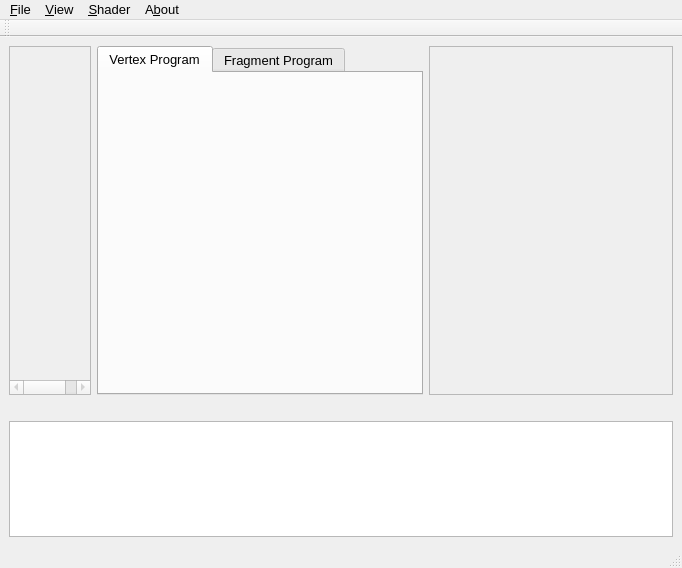
<?xml version="1.0" encoding="UTF-8"?>
<ui version="4.0">
 <class>QRenderOrangGUI</class>
 <widget class="QMainWindow" name="QRenderOrangGUI">
  <property name="geometry">
   <rect>
    <x>0</x>
    <y>0</y>
    <width>682</width>
    <height>568</height>
   </rect>
  </property>
  <property name="font">
   <font>
    <pointsize>10</pointsize>
   </font>
  </property>
  <property name="windowTitle">
   <string>QRenderOrang</string>
  </property>
  <widget class="QWidget" name="centralwidget">
   <layout class="QGridLayout" name="gridLayout">
    <item row="0" column="0">
     <layout class="QVBoxLayout" name="verticalLayout" stretch="3,0,1">
      <item>
       <layout class="QHBoxLayout" name="horizontalLayout" stretch="1,4,3">
        <item>
         <widget class="QTreeWidget" name="treeShaderStruct">
          <property name="enabled">
           <bool>false</bool>
          </property>
          <attribute name="headerVisible">
           <bool>false</bool>
          </attribute>
          <column>
           <property name="text">
            <string notr="true">1</string>
           </property>
          </column>
         </widget>
        </item>
        <item>
         <widget class="QTabWidget" name="tabWidget">
          <property name="currentIndex">
           <number>0</number>
          </property>
          <widget class="QWidget" name="tabEditorVert">
           <attribute name="title">
            <string>Vertex Program</string>
           </attribute>
          </widget>
          <widget class="QWidget" name="tabEditorFrag">
           <attribute name="title">
            <string>Fragment Program</string>
           </attribute>
          </widget>
         </widget>
        </item>
        <item>
         <widget class="QFrame" name="frameGLPreview">
          <property name="frameShape">
           <enum>QFrame::StyledPanel</enum>
          </property>
          <property name="frameShadow">
           <enum>QFrame::Raised</enum>
          </property>
         </widget>
        </item>
       </layout>
      </item>
      <item>
       <spacer name="verticalSpacer">
        <property name="orientation">
         <enum>Qt::Vertical</enum>
        </property>
        <property name="sizeType">
         <enum>QSizePolicy::Preferred</enum>
        </property>
        <property name="sizeHint" stdset="0">
         <size>
          <width>20</width>
          <height>20</height>
         </size>
        </property>
       </spacer>
      </item>
      <item>
       <widget class="QPlainTextEdit" name="textCompileLog">
        <property name="font">
         <font>
          <family>Bitstream Vera Sans Mono</family>
          <pointsize>9</pointsize>
         </font>
        </property>
        <property name="readOnly">
         <bool>true</bool>
        </property>
       </widget>
      </item>
     </layout>
    </item>
   </layout>
  </widget>
  <widget class="QMenuBar" name="menubar">
   <property name="geometry">
    <rect>
     <x>0</x>
     <y>0</y>
     <width>682</width>
     <height>21</height>
    </rect>
   </property>
   <widget class="QMenu" name="menu_File">
    <property name="title">
     <string>&amp;File</string>
    </property>
    <addaction name="action_New"/>
    <addaction name="action_Open"/>
    <addaction name="action_Close"/>
    <addaction name="action_Save"/>
    <addaction name="actionSave_As"/>
    <addaction name="separator"/>
    <addaction name="action_Quit"/>
   </widget>
   <widget class="QMenu" name="menuShader">
    <property name="title">
     <string>&amp;Shader</string>
    </property>
    <addaction name="action_LoadSample"/>
    <addaction name="separator"/>
    <addaction name="action_Compile"/>
   </widget>
   <widget class="QMenu" name="menuA_bout">
    <property name="title">
     <string>A&amp;bout</string>
    </property>
    <addaction name="action_Qt"/>
    <addaction name="action_QRO"/>
   </widget>
   <widget class="QMenu" name="menu_View">
    <property name="title">
     <string>&amp;View</string>
    </property>
    <widget class="QMenu" name="menuMesh">
     <property name="title">
      <string>Mesh</string>
     </property>
     <addaction name="actionCube"/>
     <addaction name="actionSphere"/>
     <addaction name="actionImport"/>
    </widget>
    <addaction name="action_Preview"/>
    <addaction name="action_Messages"/>
    <addaction name="actionWireframe"/>
    <addaction name="action_Fullscreen"/>
    <addaction name="menuMesh"/>
   </widget>
   <addaction name="menu_File"/>
   <addaction name="menu_View"/>
   <addaction name="menuShader"/>
   <addaction name="menuA_bout"/>
  </widget>
  <widget class="QStatusBar" name="statusbar"/>
  <widget class="QToolBar" name="toolBar">
   <property name="windowTitle">
    <string>toolBar</string>
   </property>
   <attribute name="toolBarArea">
    <enum>TopToolBarArea</enum>
   </attribute>
   <attribute name="toolBarBreak">
    <bool>false</bool>
   </attribute>
  </widget>
  <action name="action_New">
   <property name="enabled">
    <bool>false</bool>
   </property>
   <property name="text">
    <string>&amp;New</string>
   </property>
  </action>
  <action name="action_Open">
   <property name="enabled">
    <bool>false</bool>
   </property>
   <property name="text">
    <string>&amp;Open</string>
   </property>
  </action>
  <action name="action_Close">
   <property name="enabled">
    <bool>false</bool>
   </property>
   <property name="text">
    <string>&amp;Close</string>
   </property>
  </action>
  <action name="action_Save">
   <property name="enabled">
    <bool>false</bool>
   </property>
   <property name="text">
    <string>&amp;Save</string>
   </property>
  </action>
  <action name="actionSave_As">
   <property name="enabled">
    <bool>false</bool>
   </property>
   <property name="text">
    <string>Save &amp;As...</string>
   </property>
  </action>
  <action name="action_Quit">
   <property name="text">
    <string>&amp;Quit</string>
   </property>
  </action>
  <action name="action_Compile">
   <property name="text">
    <string>&amp;Compile</string>
   </property>
   <property name="shortcut">
    <string>F7</string>
   </property>
  </action>
  <action name="action_Qt">
   <property name="text">
    <string>&amp;Qt</string>
   </property>
  </action>
  <action name="action_QRO">
   <property name="text">
    <string>QRender&amp;Orang</string>
   </property>
  </action>
  <action name="action_Preview">
   <property name="checkable">
    <bool>true</bool>
   </property>
   <property name="checked">
    <bool>true</bool>
   </property>
   <property name="enabled">
    <bool>false</bool>
   </property>
   <property name="text">
    <string>&amp;Preview</string>
   </property>
  </action>
  <action name="action_Messages">
   <property name="checkable">
    <bool>true</bool>
   </property>
   <property name="checked">
    <bool>true</bool>
   </property>
   <property name="enabled">
    <bool>false</bool>
   </property>
   <property name="text">
    <string>&amp;Messages</string>
   </property>
  </action>
  <action name="action_Fullscreen">
   <property name="enabled">
    <bool>false</bool>
   </property>
   <property name="text">
    <string>&amp;Fullscreen</string>
   </property>
   <property name="shortcut">
    <string>F11</string>
   </property>
  </action>
  <action name="action_LoadSample">
   <property name="text">
    <string>&amp;Per Fragment Phong</string>
   </property>
  </action>
  <action name="actionCube">
   <property name="text">
    <string>Cube</string>
   </property>
  </action>
  <action name="actionSphere">
   <property name="text">
    <string>Sphere</string>
   </property>
  </action>
  <action name="actionWireframe">
   <property name="checkable">
    <bool>true</bool>
   </property>
   <property name="text">
    <string>Wireframe</string>
   </property>
  </action>
  <action name="actionImport">
   <property name="text">
    <string>Import</string>
   </property>
  </action>
 </widget>
 <resources/>
 <connections/>
</ui>
